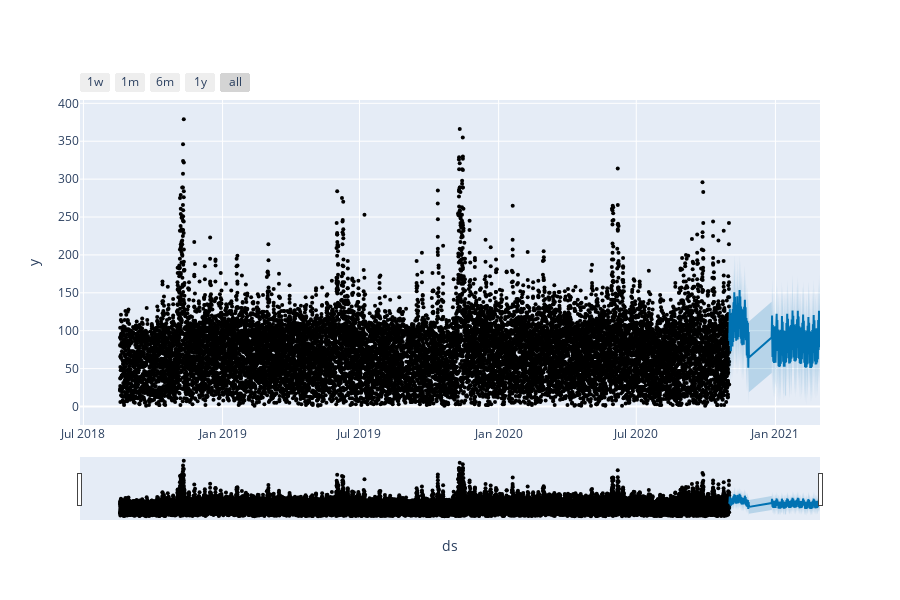

Notebook code for this chart:
### Code cell
plot_plotly(model, forecast)

### Figure 1 — Plotly figure (JSON) as saved in the notebook; plotly's stock layout.template omitted (floating-point values rounded to 4 significant figures; data arrays with more than 128 entries replaced by an {"elided": "..."} marker saying what was removed)
{"data": [{"marker": {"color": "black", "size": 4}, "mode": "markers", "name": "Actual", "type": "scatter", "x": {"elided": "16254 str values"}, "y": {"elided": "16254 int values"}}, {"hoverinfo": "skip", "line": {"width": 0}, "mode": "lines", "type": "scatter", "x": {"elided": "1993 str values"}, "y": {"elided": "1993 float values"}}, {"fill": "tonexty", "fillcolor": "rgba(0, 114, 178, 0.2)", "line": {"color": "#0072B2", "width": 2}, "mode": "lines", "name": "Predicted", "type": "scatter", "x": {"elided": "1993 str values"}, "y": {"elided": "1993 float values"}}, {"fill": "tonexty", "fillcolor": "rgba(0, 114, 178, 0.2)", "hoverinfo": "skip", "line": {"width": 0}, "mode": "lines", "type": "scatter", "x": {"elided": "1993 str values"}, "y": {"elided": "1993 float values"}}], "layout": {"height": 600, "showlegend": false, "width": 900, "xaxis": {"rangeselector": {"buttons": [{"count": 7, "label": "1w", "step": "day", "stepmode": "backward"}, {"count": 1, "label": "1m", "step": "month", "stepmode": "backward"}, {"count": 6, "label": "6m", "step": "month", "stepmode": "backward"}, {"count": 1, "label": "1y", "step": "year", "stepmode": "backward"}, {"step": "all"}]}, "rangeslider": {"visible": true}, "title": {"text": "ds"}, "type": "date"}, "yaxis": {"title": {"text": "y"}}}}
